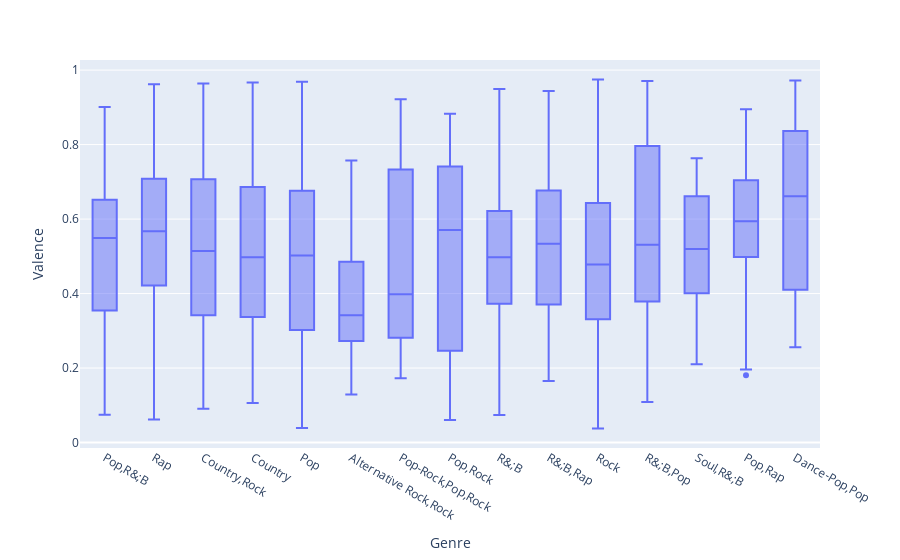

Here is the notebook cell this chart was saved with:
### Code cell
fig = px.box(filtered_df, x='Genre', y='Valence')
fig

### Figure 1 — Plotly figure (JSON) as saved in the notebook; plotly's stock layout.template omitted (floating-point values rounded to 4 significant figures; data arrays with more than 128 entries replaced by an {"elided": "..."} marker saying what was removed)
{"data": [{"alignmentgroup": "True", "hovertemplate": "Genre=%{x}<br>Valence=%{y}<extra></extra>", "legendgroup": "", "marker": {"color": "#636efa"}, "name": "", "notched": false, "offsetgroup": "", "orientation": "v", "showlegend": false, "type": "box", "x": {"elided": "1929 str values"}, "x0": " ", "xaxis": "x", "y": {"elided": "1929 float values"}, "y0": " ", "yaxis": "y"}], "layout": {"boxmode": "group", "legend": {"tracegroupgap": 0}, "margin": {"t": 60}, "xaxis": {"anchor": "y", "domain": [0, 1], "title": {"text": "Genre"}}, "yaxis": {"anchor": "x", "domain": [0, 1], "title": {"text": "Valence"}}}}
